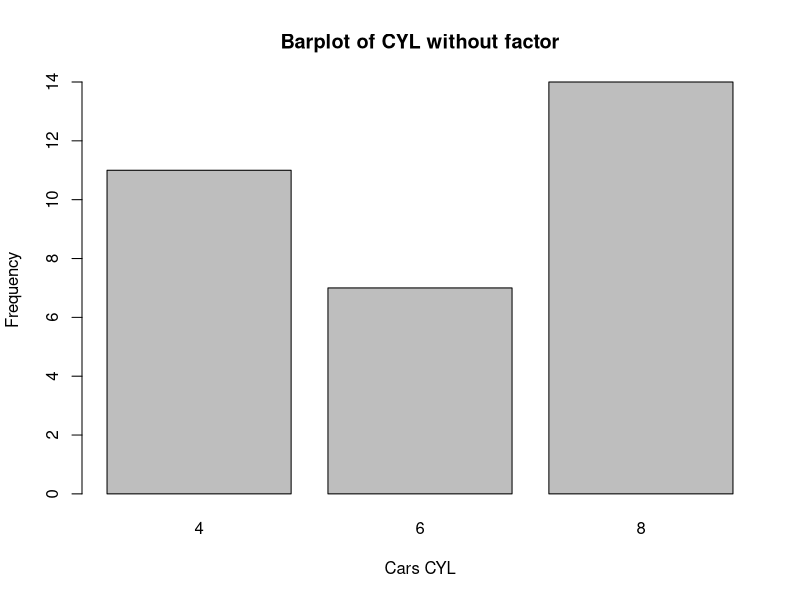
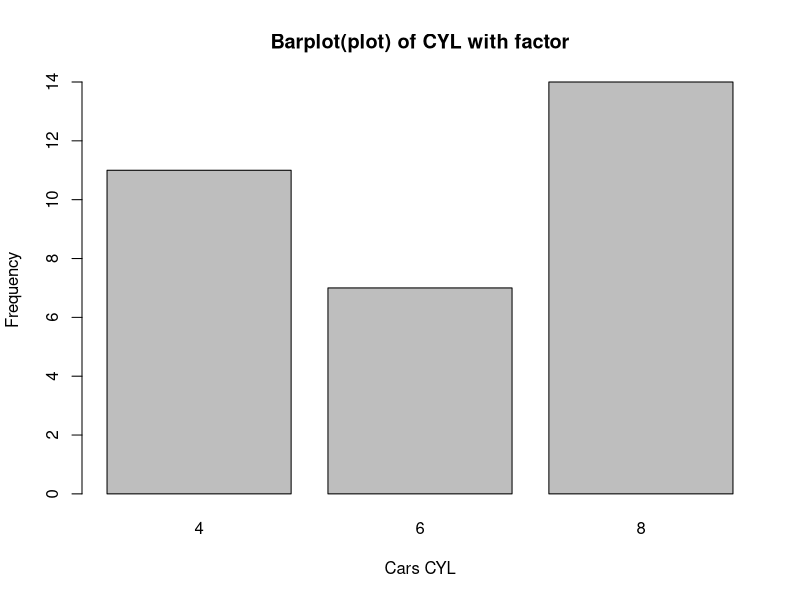
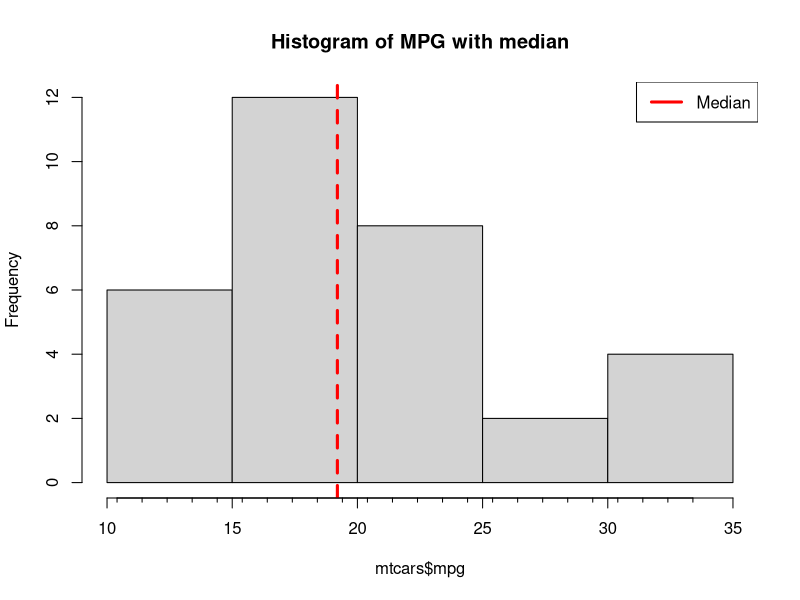
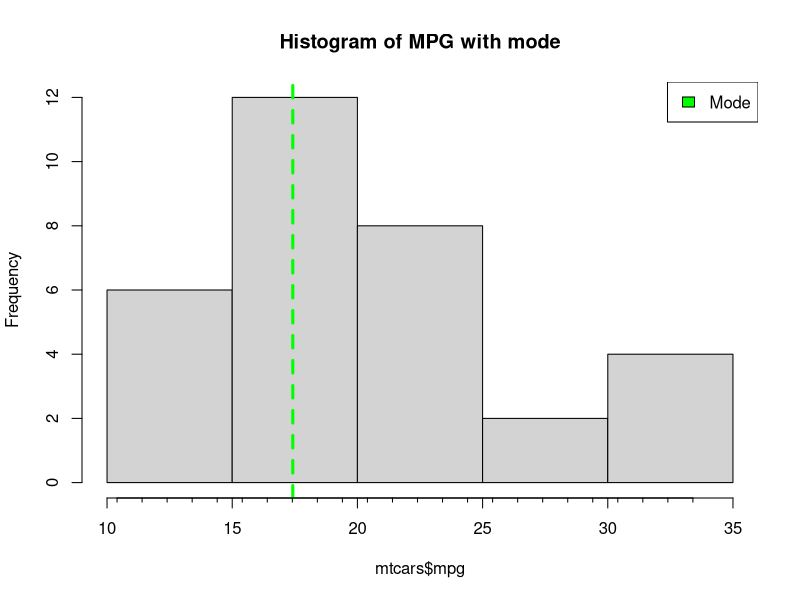
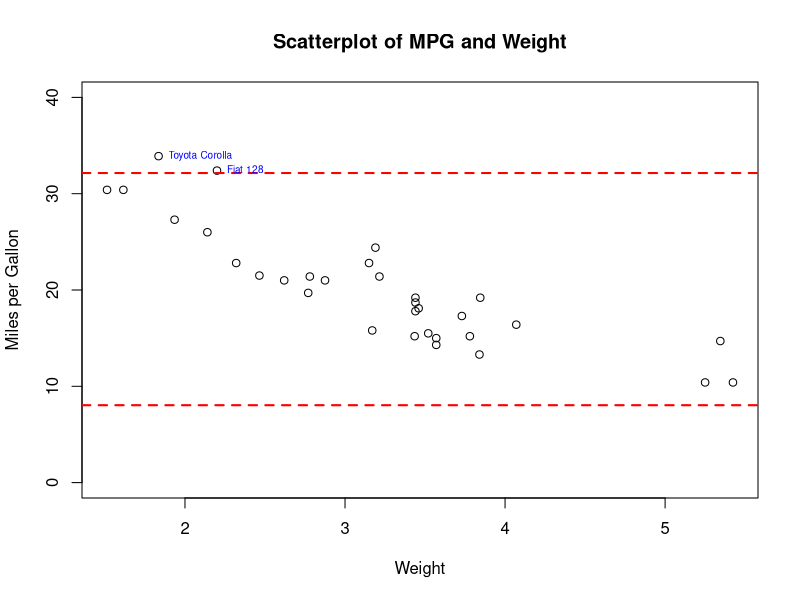
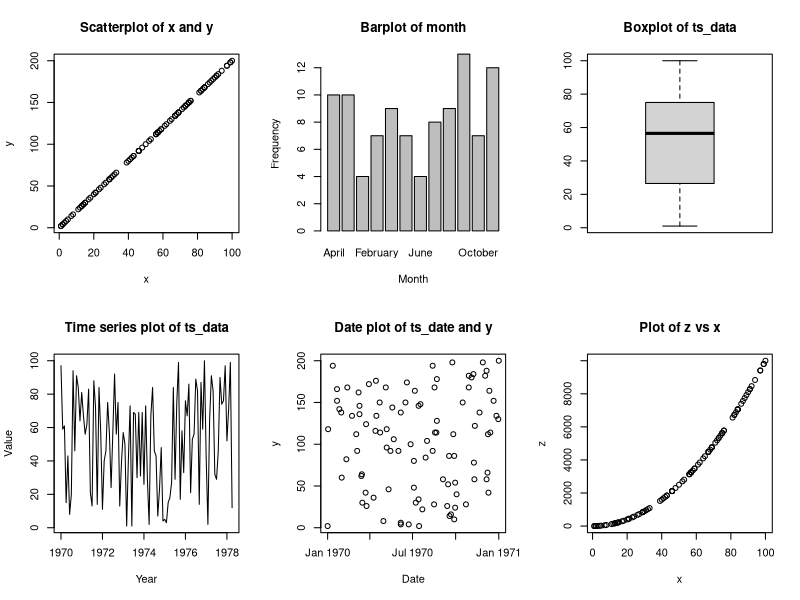
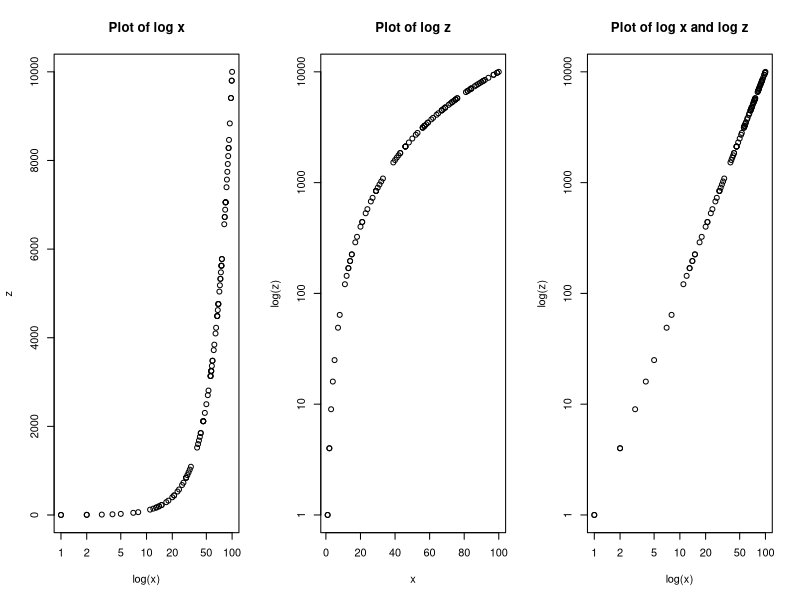
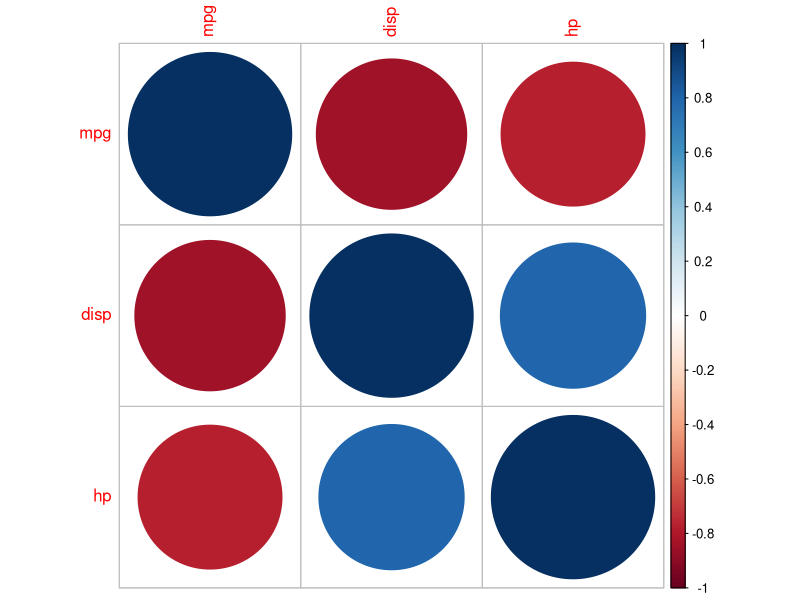

These figures' R source, in order:
## ---- chunk 1
knitr::opts_chunk$set(echo = TRUE)
## ---- chunk 2
data(mtcars)
barplot(table(mtcars$cyl), xlab="Cars CYL", ylab="Frequency", main="Barplot of CYL without factor")
## ---- chunk 3
plot(as.factor(mtcars$cyl), xlab="Cars CYL", ylab="Frequency", main="Barplot(plot) of CYL with factor")
## ---- chunk 4
hist(mtcars$mpg, main="Histogram of MPG with median")
abline(v=median(mtcars$mpg), lwd=3, lty=2, col="red")
legend("topright", legend="Median", col="red", lwd=3)
axis(side = 1, at = seq(min(mtcars$mpg), max(mtcars$mpg), by = 1), tck = -0.01, labels = FALSE)
## ---- chunk 5
median(mtcars$mpg)
## ---- chunk 6
mode <- 3*median(mtcars$mpg) - 2*mean(mtcars$mpg)
mode

hist(mtcars$mpg, main="Histogram of MPG with mode")
abline(v=mode, lwd=3, lty=2, col="green")
axis(side = 1, at = seq(min(mtcars$mpg), max(mtcars$mpg), by = 1), tck = -0.01, labels = FALSE)
legend("topright", legend = "Mode", fill= "green")
## ---- chunk 7
plot(mtcars$wt, mtcars$mpg, ylim=c(0,40), main = "Scatterplot of MPG and Weight", xlab = "Weight", ylab = "Miles per Gallon")

upper_lim <- mean(mtcars$mpg)+2*sd(mtcars$mpg)
lower_lim <- mean(mtcars$mpg)-2*sd(mtcars$mpg)

abline(h=upper_lim, lwd=2, lty=2, col="red")
abline(h=lower_lim, lwd=2, lty=2, col="red")

cat("Search cars with greater than upper_limit value & then use rownames() to get name of cars which will plot in the graph")
text(mtcars$wt[mtcars$mpg > upper_lim], mtcars$mpg[mtcars$mpg > upper_lim], rownames(mtcars)[mtcars$mpg > upper_lim], cex = 0.6, pos=4, col="blue")
## ---- chunk 8
set.seed(16)
## ---- chunk 9
set.seed(16)
x <- sample(100, replace = TRUE)
## ---- chunk 10
set.seed(16)
y <- x + sample(100, replace = TRUE)
## ---- chunk 11
set.seed(16)
month <- factor(sample(month.name, 100, replace = TRUE))
## ---- chunk 12
set.seed(16)
ts_data <- ts(sample(1:100, 100, replace = TRUE), start = c(1970, 1), frequency = 12)
## ---- chunk 13
set.seed(16)
ts_date <- as.Date("1970/01/01") + sample(0:365, 100, replace = TRUE)
## ---- chunk 14
z <- x^2
## ---- chunk 15
x
y
month
ts_data
ts_date
z
## ---- chunk 16
par(mfrow=c(2,3))
cat('Scatter plot of x and y')
plot(x, y, main = "Scatterplot of x and y", xlab = "x", ylab = "y")
cat('Bar plot of factor variable month')
barplot(table(month), main = "Barplot of month", xlab = "Month", ylab = "Frequency")
cat('Box plot of ts_data')
boxplot(ts_data, main = "Boxplot of ts_data")

cat('Time series plot of ts_data')
plot(ts_data, main = "Time series plot of ts_data", xlab = "Year", ylab = "Value")

cat('Date plot of ts_date and y')
plot(ts_date, y, main = "Date plot of ts_date and y", xlab = "Date", ylab = "y")

cat('Plot of z vs x')
plot(x, z, main = "Plot of z vs x", xlab = "x", ylab = "z")
par(mfrow=c(1,1))

## ---- chunk 17
par(mfrow = c(1,3))
plot(x, z, log="x", main = "Plot of log x", xlab = "log(x)", ylab = "z")
plot(x, z, log="y", main = "Plot of log z", xlab = "x", ylab = "log(z)")
plot(x, z, log="xy", main = "Plot of log x and log z", xlab = "log(x)", ylab = "log(z)")
par(mfrow = c(1,1))
## ---- chunk 18
library(dplyr)
mtcars_sub <- select(mtcars, -c(cyl))
## ---- chunk 19
mtcars_sub <- mtcars_sub[, 1:3]
## ---- chunk 20
cars_corr <- cor(mtcars_sub)
## ---- chunk 21
library(corrplot)
corrplot(cars_corr, method = "circle")
